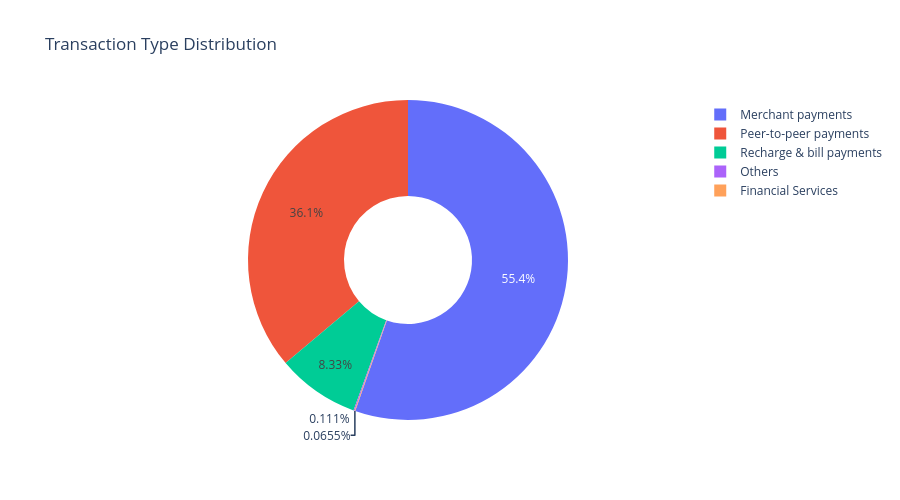

Notebook code for this chart:
### Code cell
import plotly.express as px
fig = px.pie(
    df,
    names="Transaction_type",
    values="Total_Transactions",
    title="Transaction Type Distribution",
    hole=0.4,
    width=900,
    height=500
)

fig.show()

### Figure 1 — Plotly figure (JSON) as saved in the notebook; plotly's stock layout.template omitted (floating-point values rounded to 4 significant figures)
{"data": [{"domain": {"x": [0, 1], "y": [0, 1]}, "hole": 0.4, "hovertemplate": "Transaction_type=%{label}<br>Total_Transactions=%{value}<extra></extra>", "labels": ["Merchant payments", "Peer-to-peer payments", "Recharge & bill payments", "Others", "Financial Services"], "legendgroup": "", "name": "", "showlegend": true, "type": "pie", "values": [651193777435, 425162233265, 97983778015, 1310250940, 771044715]}], "layout": {"height": 500, "legend": {"tracegroupgap": 0}, "title": {"text": "Transaction Type Distribution"}, "width": 900}}
